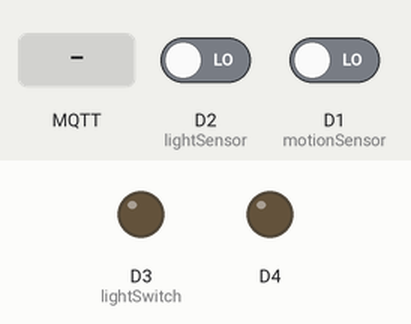
Simulated run of this sketch. Board: ESP8266 (NodeMCU). Shown: output pins drawn as LEDs (lit = HIGH, except the on-board LED, lit = LOW). Inputs (shaded band) come from the test bench; at power-on: D2 (lightSensor) LOW, D1 (motionSensor) LOW. WiFi joins after 1.5 s; servers stay silent unless stated; no MQTT or app messages arrive unless stated; what the sketch prints to the serial monitor is not drawn.

Above: at 4.8 s.
4.9 s: MQTT message "1" arrives on the first subscribed topic
At 5.2 s:
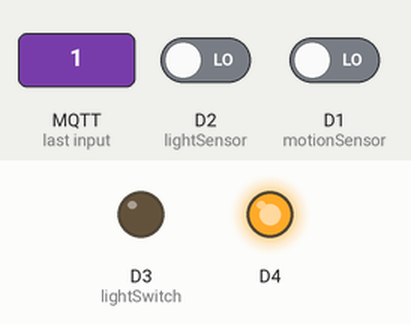
6.4 s: MQTT message "0" arrives on the first subscribed topic
At 7.5 s:
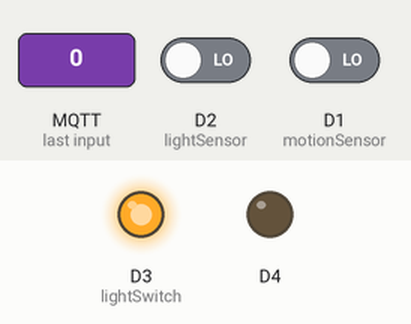
Timing chart, 0 to 9.4 s (numbered marks = the images above; inputs shaded):
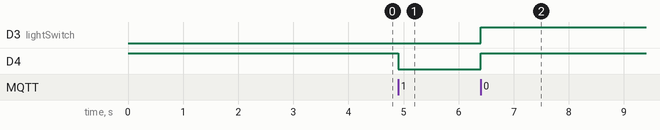

Measured:
- after the input at 4.9 s, D4: HIGH → LOW at once
- after the input at 6.4 s, D3 (lightSwitch), D4: LOW → HIGH at once

The sketch:

lightController.ino
```cpp
#include <ESP8266WiFi.h>
#include <PubSubClient.h>
#include <Arduino.h>

#define motionSensor D1
#define lightSensor D2
#define lightSwitch D3

//Updates with values suitable for your network
const char *ssid = "Alice_Chonky";
const char *password = "s!b3rianHusky";
const char *mqtt_server = "18.220.209.95";

char *roomBrightness = "alvianRoomBrightness";
char *roomMotion = "alvianRoomMotion";
char *lampPower = "alvianLampPower";

String lightStr;
String motionStr;
char light[50];
char motion[50];
unsigned long lastMsg = 0;

void callback(char *topic, byte *payload, unsigned int length);

WiFiClient wifiClient;

PubSubClient client(mqtt_server, 1883, callback, wifiClient);

void setup()
{
  //Initialize the light as an output and set to LOW (off)
  pinMode(BUILTIN_LED, OUTPUT);
  pinMode(motionSensor, INPUT);
  pinMode(lightSensor, INPUT);
  pinMode(lightSwitch, OUTPUT);

  digitalWrite(BUILTIN_LED, HIGH);

  //Start the serial line for debugging
  Serial.begin(115200);
  delay(100);

  void reconnect();

  //start wifi subsystem
  WiFi.begin(ssid, password);
  //attempt to connect to the WIFI network and then connect to the MQTT server
  reconnect();

  //wait a bit before starting the main loop
  delay(2000);
}

void loop()
{
  void reconnect();
  //reconnect if connection is lost
  if (!client.connected() && WiFi.status() == 3)
  {
    reconnect();
  }

  //maintain MQTT connection
  client.loop();

  //MUST delay to allow ESP8266 WIFI functions to run
  delay(10);

  unsigned long now = millis();
  if (now - lastMsg > 5000 * 1)
  {
    lastMsg = now;

    int motionValue = digitalRead(motionSensor);
    int lightValue = digitalRead(lightSensor);

    motionStr = String(motionValue);
    motionStr.toCharArray(motion, motionStr.length() + 1);

    lightStr = String(lightValue);
    lightStr.toCharArray(light, lightStr.length() + 1);

    client.publish(roomMotion, motion);
    client.publish(roomBrightness, light);
  }
}

void callback(char *topic, byte *payload, unsigned int length)
{

  //convert topic to string to make it easier to work with
  String topicStr = topic;

  //Print out some debugging info
  Serial.println("Callback update.");
  Serial.print("Topic: ");
  Serial.println(topic);

  if (strcmp(topic, lampPower) == 0)
  {

    //turn the light on if the payload is '1' and publish to the MQTT server a confirmation message
    if (payload[0] == '1')
    {
      digitalWrite(BUILTIN_LED, LOW);
      digitalWrite(lightSwitch, LOW);
      Serial.println("LAMPU HIDUP");
      client.publish(lampPower, "lightOn");
    }

    //turn the light off if the payload is '0' and publish to the MQTT server a confirmation message
    else if (payload[0] == '0')
    {
      digitalWrite(BUILTIN_LED, HIGH);
      digitalWrite(lightSwitch, HIGH);
      Serial.println("LAMPU MATI");
      client.publish(lampPower, "lightOff");
    }
  }
}

//generate unique name from MAC addr
String macToStr(const uint8_t *mac)
{

  String result;

  for (int i = 0; i < 6; ++i)
  {
    result += String(mac[i], 16);

    if (i < 5)
    {
      result += ':';
    }
  }

  return result;
}

void reconnect()
{
  //attempt to connect to the wifi if connection is lost
  if (WiFi.status() != WL_CONNECTED)
  {
    //debug printing
    Serial.print("Connecting to ");
    Serial.println(ssid);

    //loop while we wait for connection
    while (WiFi.status() != WL_CONNECTED)
    {
      delay(500);
      Serial.print(".");
    }

    //print out some more debug once connected
    Serial.println("");
    Serial.println("WiFi connected");
    Serial.println("IP address: ");
    Serial.println(WiFi.localIP());
  }

  //make sure we are connected to WIFI before attemping to reconnect to MQTT
  if (WiFi.status() == WL_CONNECTED)
  {
    // Loop until we're reconnected to the MQTT server
    while (!client.connected())
    {
      Serial.print("Attempting MQTT connection...");

      // Generate client name based on MAC address and last 8 bits of microsecond counter
      String clientName;
      clientName += "esp8266-";
      uint8_t mac[6];
      WiFi.macAddress(mac);
      clientName += macToStr(mac);

      //if connected, subscribe to the topic(s) we want to be notified about
      if (client.connect((char *)clientName.c_str()))
      {
        Serial.print("\tMQTT Connected");
        client.subscribe(lampPower);
      }

      //otherwise print failed for debugging
      else
      {
        Serial.println("\tFailed.");
        abort();
      }
    }
  }
}
```
